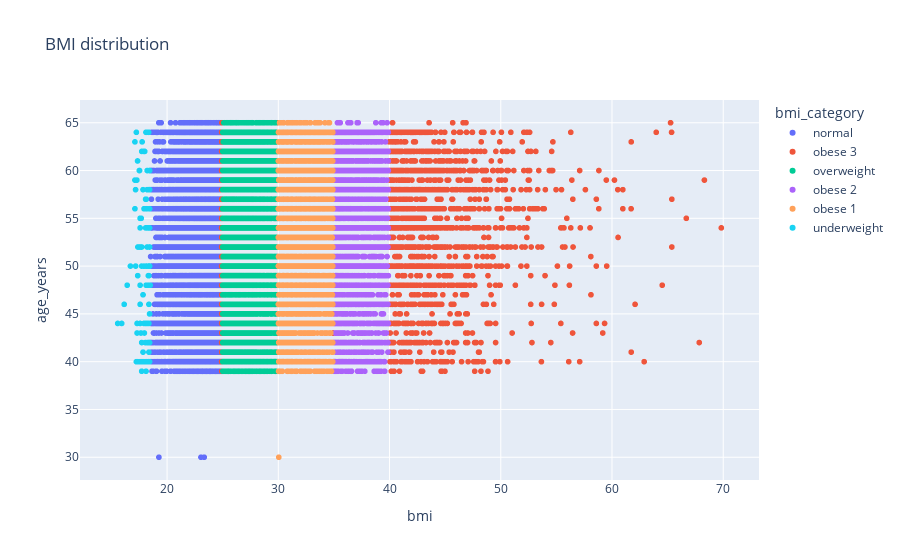

The code cell stored with this chart in its notebook:
### Code cell
fig = px.scatter(cardio_dataset, x='bmi', y='age_years', color='bmi_category', title='BMI distribution')
fig.show()

### Figure 1 — Plotly figure (JSON) as saved in the notebook; plotly's stock layout.template omitted (floating-point values rounded to 4 significant figures; data arrays with more than 128 entries replaced by an {"elided": "..."} marker saying what was removed)
{"data": [{"hovertemplate": "bmi_category=normal<br>bmi=%{x}<br>age_years=%{y}<extra></extra>", "legendgroup": "normal", "marker": {"color": "#636efa", "symbol": "circle"}, "mode": "markers", "name": "normal", "showlegend": true, "type": "scattergl", "x": {"elided": "22780 float values"}, "xaxis": "x", "y": {"elided": "22780 int values"}, "yaxis": "y"}, {"hovertemplate": "bmi_category=obese 3<br>bmi=%{x}<br>age_years=%{y}<extra></extra>", "legendgroup": "obese 3", "marker": {"color": "#EF553B", "symbol": "circle"}, "mode": "markers", "name": "obese 3", "showlegend": true, "type": "scattergl", "x": {"elided": "3183 float values"}, "xaxis": "x", "y": {"elided": "3183 int values"}, "yaxis": "y"}, {"hovertemplate": "bmi_category=overweight<br>bmi=%{x}<br>age_years=%{y}<extra></extra>", "legendgroup": "overweight", "marker": {"color": "#00cc96", "symbol": "circle"}, "mode": "markers", "name": "overweight", "showlegend": true, "type": "scattergl", "x": {"elided": "24817 float values"}, "xaxis": "x", "y": {"elided": "24817 int values"}, "yaxis": "y"}, {"hovertemplate": "bmi_category=obese 2<br>bmi=%{x}<br>age_years=%{y}<extra></extra>", "legendgroup": "obese 2", "marker": {"color": "#ab63fa", "symbol": "circle"}, "mode": "markers", "name": "obese 2", "showlegend": true, "type": "scattergl", "x": {"elided": "4336 float values"}, "xaxis": "x", "y": {"elided": "4336 int values"}, "yaxis": "y"}, {"hovertemplate": "bmi_category=obese 1<br>bmi=%{x}<br>age_years=%{y}<extra></extra>", "legendgroup": "obese 1", "marker": {"color": "#FFA15A", "symbol": "circle"}, "mode": "markers", "name": "obese 1", "showlegend": true, "type": "scattergl", "x": {"elided": "12047 float values"}, "xaxis": "x", "y": {"elided": "12047 int values"}, "yaxis": "y"}, {"hovertemplate": "bmi_category=underweight<br>bmi=%{x}<br>age_years=%{y}<extra></extra>", "legendgroup": "underweight", "marker": {"color": "#19d3f3", "symbol": "circle"}, "mode": "markers", "name": "underweight", "showlegend": true, "type": "scattergl", "x": [17.58, 18.11, 17.35, 17.78, 18.37, 15.56, 18.07, 17.3, 18.31, 18.31, 18.04, 18.37, 17.99, 18.42, 18.37, 17.18, 18.42, 17.65, 18.14, 17.65, 17.93, 18.37, 18.37, 18.42, 18.25, 17.58, 18.42, 16.41, 16.71, 18.42, 17.67, 18.42, 18.42, 18.37, 17.58, 18.21, 18.14, 18.29, 17.36, 18.37, 18.31, 17.51, 18.37, 18.12, 18.42, 18.14, 17.72, 17.58, 18.21, 17.84, 18.11, 18.14, 18.42, 18.42, 17.58, 18.31, 17.84, 17.36, 18.37, 18.07, 18.37, 18.14, 17.58, 18.37, 18.14, 18.42, 18.34, 17.17, 17.96, 17.24, 18.34, 18.34, 17.28, 18.21, 17.96, 17.37, 17.72, 17.11, 18.13, 16.14, 18.42, 18.13, 18.21, 17.71, 18.1, 17.52, 18.34, 18.37, 17.11, 18.34, 17.11, 18.41, 17.72, 17.24, 17.51, 17.92, 17.76, 17.72, 17.92, 18.48, 18.42, 18.21, 18.21, 17.84, 15.92, 17.92, 17.59, 18.07, 18.37, 18.12, 17.72, 17.3, 17.92], "xaxis": "x", "y": [44, 40, 61, 40, 41, 44, 57, 43, 40, 50, 42, 50, 62, 50, 46, 50, 40, 52, 54, 43, 56, 49, 44, 50, 48, 40, 60, 48, 50, 54, 55, 58, 52, 50, 55, 54, 64, 40, 40, 54, 54, 60, 48, 48, 45, 40, 39, 48, 44, 47, 39, 50, 56, 60, 46, 49, 58, 49, 50, 54, 42, 56, 54, 48, 56, 58, 40, 58, 56, 64, 42, 64, 59, 60, 43, 52, 50, 56, 57, 46, 56, 56, 58, 40, 64, 60, 64, 50, 59, 58, 63, 52, 42, 40, 52, 44, 63, 62, 50, 48, 42, 42, 52, 41, 44, 40, 55, 44, 54, 50, 52, 44, 62], "yaxis": "y"}], "layout": {"legend": {"title": {"text": "bmi_category"}, "tracegroupgap": 0}, "title": {"text": "BMI distribution"}, "xaxis": {"anchor": "y", "domain": [0, 1], "title": {"text": "bmi"}}, "yaxis": {"anchor": "x", "domain": [0, 1], "title": {"text": "age_years"}}}}
